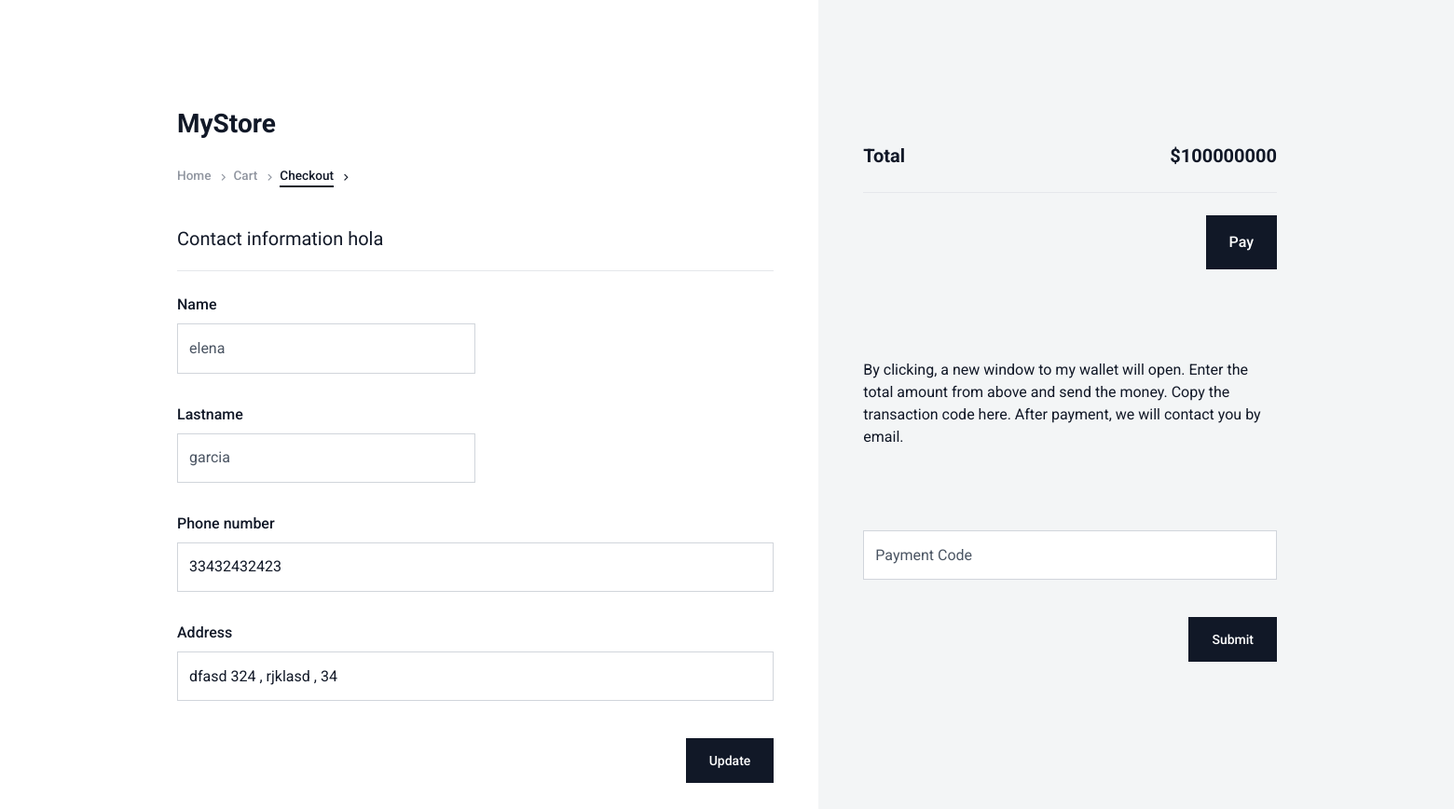
The app's page /checkout/5/ (signed in), older data.
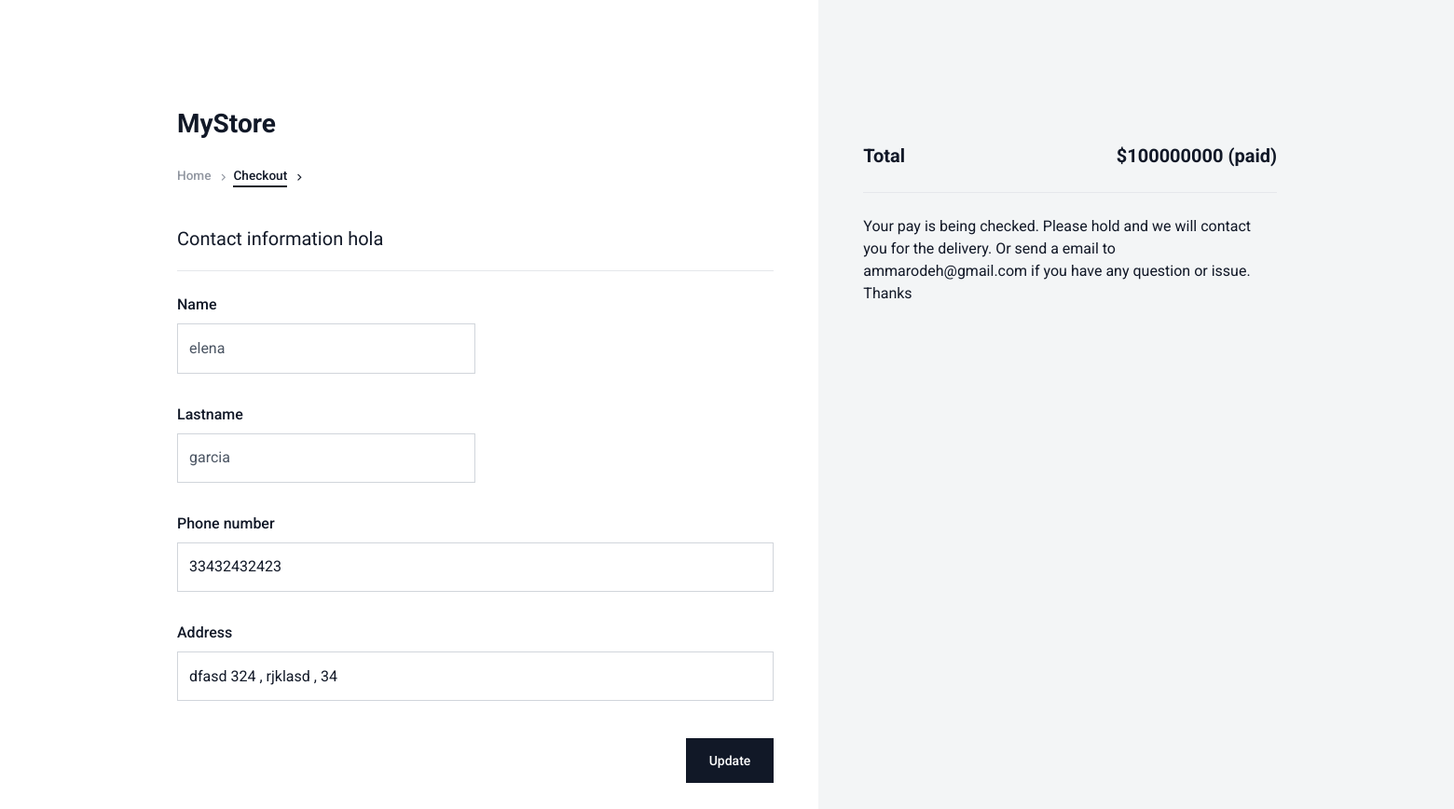
The same page, newer data.
### products/models.py (models this page shows, shortened)
class Cart(models.Model):
    client = models.ForeignKey(Client, on_delete=models.CASCADE, related_name='carts')
    total = models.PositiveIntegerField(default=0, null=True, blank=True)
    done = models.BooleanField(default=False)
    products_q = models.SmallIntegerField(default=0, blank=True, null=True)
    date_created = models.DateField(auto_now_add=True, editable=False)
    payment_code = models.CharField(max_length=150, null=True, blank=True)

class Client(models.Model):
    user = models.OneToOneField(User, on_delete=models.CASCADE)
    phone_number = models.CharField(max_length=200, blank=True, null=True)
    address = models.CharField(max_length=750, null=True, blank=True)

### products/views.py (the view, shortened to what this page needs)
# urls.py: path('checkout/<int:cart_id>/', login_required(checkout), name="checkout"),
def checkout(request, cart_id):
    cart = Cart.objects.filter(id=cart_id).first()
    if request.method == 'GET':
        client_form = ClientForm(instance=cart.client)
        cart_form = CartForm(instance=cart)
        context = {
        'cart' : cart,
        'client_form': client_form,
        'cart_form': cart_form,
        }
        template_name = 'checkout.html'
        return render(request, template_name, context)

### products/forms.py (shortened to what this page needs)
class ClientForm(forms.ModelForm):
    first_name = forms.CharField(max_length=30, required=True, widget=forms.TextInput(attrs={
                'class':"form-control",
                'id':"first_name",
            }))
    last_name = forms.CharField(max_length=30, required=True,widget=forms.TextInput(attrs={
                'class':"form-control",
                'id':"last_name",
            }))
    class Meta:
        model = Client
        fields = ['phone_number', 'address', 'last_name', 'first_name']
        widgets = {
            'address': forms.TextInput(attrs={
                'class':"form-control",
                'id':"address",
            }),
            'phone_number': forms.TextInput(attrs={
                'class':"form-control",
                'id':"phone_number",
            }),
        }
    def __init__(self, *args, **kwargs):
        super(ClientForm, self).__init__(*args, **kwargs)
        instance = kwargs.get('instance')
        if instance:
            self.fields['first_name'].widget.attrs['placeholder'] = instance.user.first_name
            self.fields['last_name'].widget.attrs['placeholder'] = instance.user.last_name

### templates/checkout.html (shortened to what the changed rows need)
{% extends 'base.html' %}
{% load static %}
{% block 'styles' %}
  <link rel="stylesheet" href="{% static 'cart/css/libs.bundle.css' %}" />
  <link rel="stylesheet" href="{% static 'cart/css/theme.bundle.css' %}" />
  {% endblock %}
  {% block 'main' %}
    <section class="mt-0  vh-lg-100">
        <div class="container">
            <div class="row g-0 vh-lg-100">
                <div class="col-lg-7 pt-5 pt-lg-10">
                    <div class="pe-lg-5">
                        <nav class="d-none d-md-block">
                            <ul class="list-unstyled d-flex justify-content-start mt-4 align-items-center fw-bolder small">
                                {% if cart.done == False %}<li class="me-4"><a class="nav-link-checkout "
                                        href="{% url 'cart' %}">Cart</a></li> {% endif %}
                            </ul>
                        </nav>                        <div class="mt-5">
                            <div class="d-flex justify-content-between align-items-center mb-4 border-bottom pb-4 my-4">
                              <h3 class="fs-5 fw-bolder m-0 lh-1">Contact information {{cart.client.user.username}}</h3>
                            </div>
                                               </div>
                    </div>
                </div>
                <div class="col-12 col-lg-5 bg-light pt-lg-10 aside-checkout pb-5 pb-lg-0 my-5 my-lg-0">
                    <div class="p-4 py-lg-0 pe-lg-0 ps-lg-5">
                        <div class="py-4 border-bottom">
                            <div class="d-flex justify-content-between">
                                <div>
                                    <p class="m-0 fw-bold fs-5">Total</p>
                                </div>
                                <p class="m-0 fs-5 fw-bold" id="cartTotal">${{cart.total}}                           {% if cart.done == True %} (paid) {% endif %}
                                </p>
                            </div>
                        </div>
                        {% if cart.done == False %}
                        <div class="py-4">
                          <div class="pb-5 d-flex justify-content-md-end align-items-center">
                            <a href="https://paypal.me/patafeet?country.x=AR&locale.x=es_XC" class="btn btn-dark w-100 w-md-auto" role="button" target="_blank">Pay</a>
                          </div>
                        </div>
                        {% endif %}
                        <div class="py-4">
                          <div class="pb-5 d-flex justify-content-md-end align-items-center">
                            {% if cart.done == False %}
                            <p>By clicking, a new window to my wallet will open. Enter the total amount from above and send the money. Copy the transaction code here. After payment, we will contact you by email.</p>
                            {% else %}
                            <p>Your pay is being checked. Please hold and we will contact you for the delivery. Or send a email to ammarodeh@gmail.com if you have any question or issue. Thanks </p>
                            {% endif %}
                          </div>
                          {% if cart.done == False %}
                          <div class="row" id="profile-form">
                            <form method="post">{% csrf_token %}
                              <div class="col-sm-12">
                                  <div class="form-group">
                                        {{cart_form.payment_code}}
                                  </div>
                                </div>
                              <div class="py-2">
                                <div class="input-group mb-0 d-flex flex-row-reverse">
                                    <button type="submit" class="btn btn-dark btn-sm px-4 py-3 mb-4" id="submit-button" name="cart_form">Submit</button>
                                </div>
                              </div>
                            </form>
                          </div>
                          {% endif %}
                        </div>
                    </div>
                </div>
            </div>
        </div>
    </section>
    {% endblock %}

Row changes from the older to the newer data that the page shows:
changed Cart "hola": done False → True (drawn)
Text that changed along with them:
text no longer shown: "Cart Pay By clicking, a new window to my wallet will open. Enter the total amount from above and send the money. Copy the transaction code here. After payment, we will contact you by email. Submit"
text now shown: "(paid) Your pay is being checked. Please hold and we will contact you for the delivery. Or send a email to ammarodeh@gmail.com if you have any question or issue. Thanks"
